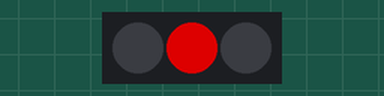
This sketch was run on a simulated ESP8266 (NodeMCU). On the bench: 3 RGB LEDs in strip order, left to right. Dim RGB values are drawn brighter than linear; WiFi joins after 1.5 s; servers stay silent unless stated; what the sketch prints to the serial monitor is not drawn.

Above: at 0.1 s.
At 0.7 s:
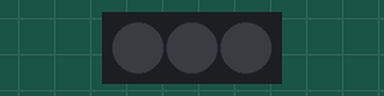
At 2.17 s:
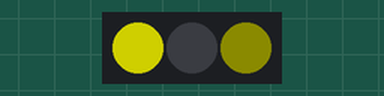
At 2.7 s:
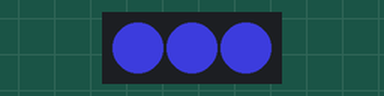
Timing chart, 0 to 4.2 s (numbered marks = the images above):
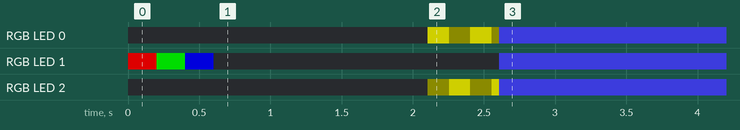

Measured:
- by itself, RGB LED 1: off → RGB(150, 0, 0) at 0.00 s, → RGB(0, 150, 0) 0.20 s later, → RGB(0, 0, 150) 0.20 s later, → off 0.20 s later, … (5 changes in this stretch)

The sketch:

_8021interactive.ino
```cpp
#include <Adafruit_NeoPixel.h>
#include "ESP8266WiFi.h"
#include <WiFiUdp.h>

const char* ssid        = "DavidsiPhone";
const char* password    = "0p3nm35h";
const int LEDS          = 3;
int rssi_max            = 0;
int rssi_min            = 0;

//both these need to be set to the same size
int auto_rssi_size      = 20;
int auto_rssi[20];

int auto_rssi_padding   = 1;
int rssi_previous       = 0;
int auto_rssi_pointer   = 1;

#define PIN 4

// Parameter 1 = number of pixels in strip
// Parameter 2 = pin number (most are valid)
// Parameter 3 = pixel type flags, add together as needed:
//   NEO_KHZ800  800 KHz bitstream (most NeoPixel products w/WS2812 LEDs)
//   NEO_KHZ400  400 KHz (classic 'v1' (not v2) FLORA pixels, WS2811 drivers)
//   NEO_GRB     Pixels are wired for GRB bitstream (most NeoPixel products)
//   NEO_RGB     Pixels are wired for RGB bitstream (v1 FLORA pixels, not v2)
Adafruit_NeoPixel strip = Adafruit_NeoPixel(LEDS, PIN, NEO_GRB + NEO_KHZ800);

WiFiUDP Udp;

void setup() {
  //setup serial port
  Serial.begin(115200);
  Serial.println("Booting...");

  //test the led strip
  Serial.println("LED Test...");
  strip.begin();
  strip.setBrightness(150);
  strip_test(1);

  //Connect to the wifi
  WiFi.mode(WIFI_STA);
  WiFi.begin(ssid, password);

  Serial.print("Wifi Connecting");
  while (WiFi.status() != WL_CONNECTED) {
    delay(500);
    Serial.print(".");
  }
  Serial.println("Connected");
  Serial.print("IP address: ");
  Serial.println(WiFi.localIP());
}

//basic led strip test
void strip_test(int number_leds) {
  for (int i = 0; i < number_leds; i++) {
    strip.setPixelColor(number_leds, 255, 0, 0);
    strip.show();
    delay(200);
    strip.setPixelColor(number_leds, 0, 255, 0);
    strip.show();
    delay(200);
    strip.setPixelColor(number_leds, 0, 0, 255);
    strip.show();
    delay(200);
    strip.setPixelColor(number_leds, 0, 0, 0);
    strip.show();
  }
}

void breath() {
  //Written by: Jason Yandell

  int TOTAL_LEDS = 3;
  float MinimumBrightness = 50;
  float MaximumBrightness = 200;
  float SpeedFactor = 0.032; // I don't actually know what would look good
  float StepDelay = 1; // ms for a step delay on the lights

  // Make the lights breathe
  for (int i = 0; i < ((2*PI)/SpeedFactor); i++) {

    // Intensity will go from 10 - MaximumBrightness in a "breathing" manner
    float intensity = MaximumBrightness /2.0 * (1.0 + sin(SpeedFactor * i));
    strip.setBrightness(intensity);

    // Now set every LED to that color
    for (int ledNumber=0; ledNumber<TOTAL_LEDS; ledNumber++) {
      strip.setPixelColor(ledNumber, 70, 70, 255);
    }

    strip.show();
    //Wait a bit before continuing to breathe
    delay(StepDelay);

  }
}

//sends a udp packet and returns the rssi
int get_rssi() {
  int rssi = 0;

  //sends a packet before reading the rssi
  //I think the rssi function uses a recent packet to get signal, this keeps it updating faster
  Udp.beginPacket('255.255.255.255', '1234');
  Udp.write('test');
  Udp.endPacket();

  //get the strenght of the current network
  rssi = WiFi.RSSI();

  return rssi;
}

void loop() {

  int rssi = 0;
  int rssi_in = 0;

  //get the strenght of the current network
  rssi_in = get_rssi();

  //only update the strip if there's a change
  if (rssi_in != rssi_previous) {

    //convert and autoscale the rssi
    rssi = convert_rssi(rssi_in);

    if (rssi <= 10) {
      for (int i = 0; i < 5; i++) {
        strip.setPixelColor(1, 255, 0, 0);
        strip.setPixelColor(0, 255, 0, 0);
        strip.setPixelColor(2, 255, 0, 0);
        strip.show();
        delay(50);
        strip.setPixelColor(1, 100, 0, 0);
        strip.setPixelColor(0, 100, 0, 0);
        strip.setPixelColor(2, 100, 0, 0);
        strip.show();
        delay(50);
        strip.setPixelColor(1, 20, 0, 0);
        strip.setPixelColor(0, 20, 0, 0);
        strip.setPixelColor(2, 20, 0, 0);
        strip.show();
        delay(50);
      }
    } else if (rssi >= 245) {
      for (int i = 0; i < 5; i++) {
        strip.setPixelColor(0, 200, 200, 0);
        strip.setPixelColor(2, 20, 20, 0);
        strip.show();
        delay(50);
        strip.setPixelColor(0, 20, 20, 0);
        strip.setPixelColor(2, 200, 200, 0);
        strip.show();
        delay(50);
      }
    }

    //breath();
    strip.setPixelColor(0, 70, 70, 255);
    strip.setPixelColor(1, 70, 70, 255);
    strip.setPixelColor(2, 70, 70, 255);
    strip.show();

    rssi_previous = rssi_in;


    /* Testing */
    Serial.println("Min/RSSI/Max//Convert " + String(rssi_min) + "/" +  String(abs(rssi_in)) + "/" + String(rssi_max) + "//" +  String(rssi));
  }

}

//Converts rssi from a neg number, runs the auto_rssi_minmax, reverses the direction, scales on 0-255
int convert_rssi(int rssi_in) {
  int rssi_out = 0;

  rssi_in = abs(rssi_in);
  auto_rssi_minmax(rssi_in);

  if (rssi_min != rssi_max) {
    //map function to scale the input to 0-255
    rssi_out = map(rssi_in, rssi_min, rssi_max, 0, 255);
  }

  //make sure it doesn't scale past the bounds since we can turn scaling off
  if (rssi_in > rssi_max) {
    rssi_out = 255;
  } else if (rssi_min > rssi_in) {
    rssi_out = 0;
  }

  //reverse the range
  rssi_out = 255 - rssi_out;
  return (int) rssi_out;

}

//Function to find highest (maximum) value in array
int get_maximum(int input[])
{
   int len = auto_rssi_size;    // sizeof(input);  // establish size of array
   int max_value = input[1];    // start with max = first element

   for(int i = 1; i<len; i++)
   {
      if(input[i] > max_value)
            max_value = input[i];
   }
   return max_value;                // return highest value in array
}

//Function to find lowest (minimum) value in array
int get_minimum(int input[])
{
   int len = auto_rssi_size;    //sizeof(input);  // establish size of array
   int min_value = input[1];    // start with min = first element

   for(int i = 1; i<len; i++)
   {
      if(min_value > input[i] && input[i] > 0)
            min_value = input[i];
   }
   return min_value;    // return lowest value in array
}

//return the min and max given the current rssi
void auto_rssi_minmax(int rssi_in) {
  int rssi_diff = 0;

  //adds the inputed var to the array
  auto_rssi[auto_rssi_pointer] = rssi_in;

  //set the global min and max based off of the array
  rssi_min = get_minimum(auto_rssi);
  rssi_max = get_maximum(auto_rssi);

  //pads the min and max, gives a less sudden effects
  /*if ((rssi_max-rssi_min)<auto_rssi_padding) {
    rssi_diff = (auto_rssi_padding-(rssi_max-rssi_min))/2;
    rssi_min = rssi_min - rssi_diff;
    rssi_max = rssi_max + rssi_diff;
  }*/

  //Increment to pointer and reset once we get to top of the array
  if (auto_rssi_pointer == auto_rssi_size) {
    auto_rssi_pointer = 1;
  } else {
    auto_rssi_pointer++;
  }

}
```
